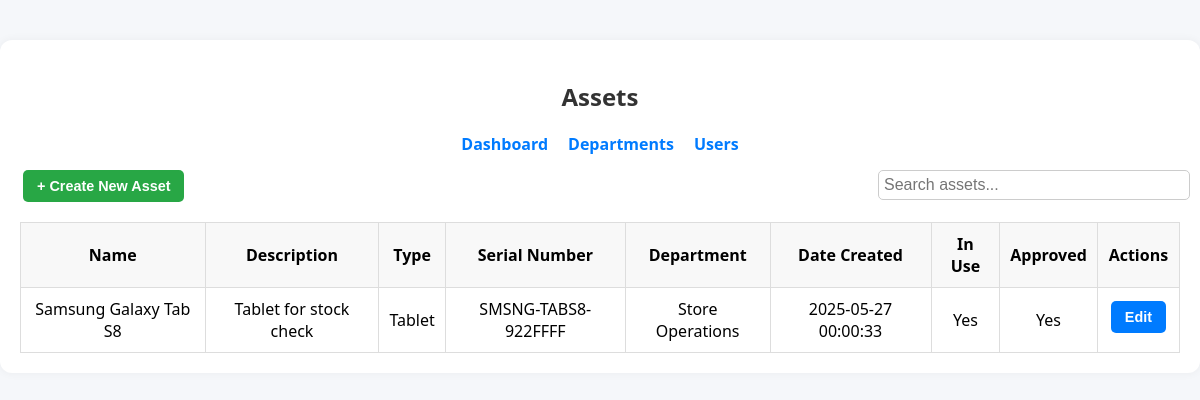
Screenshot of /assets (signed in) with the database file from the repository.
### tables this page shows
CREATE TABLE Asset (
        id INTEGER PRIMARY KEY AUTOINCREMENT,
        name TEXT NOT NULL,
        description TEXT,
        type TEXT,
        serial_number TEXT UNIQUE,
        date_created TEXT,
        in_use INTEGER NOT NULL DEFAULT 1,
        approved INTEGER NOT NULL DEFAULT 0,
        owner_id INTEGER,
        department_id INTEGER,
        FOREIGN KEY(owner_id) REFERENCES User(id),
        FOREIGN KEY(department_id) REFERENCES Department(id)
    );

CREATE TABLE Department (
        id INTEGER PRIMARY KEY AUTOINCREMENT,
        name TEXT NOT NULL
    );

### app.py (the view)
@app.route('/assets')
@login_required
def assets():
    user = current_user()
    connection = get_db()
    cursor = connection.cursor()
    if user['role'] == 'Admin':
         cursor.execute('''
            SELECT a.*, u.username AS owner_username, d.name AS department_name
            FROM Asset a
            LEFT JOIN User u ON a.owner_id = u.id
            LEFT JOIN Department d ON a.department_id = d.id
        ''')
    else:
        cursor.execute('''
            SELECT a.*, u.username AS owner_username, d.name AS department_name
            FROM Asset a
            LEFT JOIN User u ON a.owner_id = u.id
            LEFT JOIN Department d ON a.department_id = d.id
            WHERE a.owner_id = ?
        ''', (user['id'],))
    assets = cursor.fetchall()
    cursor.execute("SELECT * FROM Department")
    departments = cursor.fetchall()
    cursor.execute("SELECT id, username FROM User ORDER BY username ASC")
    users = cursor.fetchall()
    return render_template('assets.html', assets=assets, user=user, departments=departments, users=users)

### app.py (called while the page is built)
def get_db():
    if 'db' not in g:
        g.db = sql.connect(app.config['DATABASE'])
        g.db.row_factory = sql.Row
    return g.db

def query_db(query, args=(), one=False):
    cursor = get_db().execute(query, args)
    rv = cursor.fetchall()
    cursor.close()
    return (rv[0] if rv else None) if one else rv

def current_user():
    if 'user_id' in session:
        return query_db('SELECT * FROM User WHERE id = ?', [session['user_id']], one=True)
    return None

def login_required(f):
    @wraps(f)
    def decorated_function(*args, **kwargs):
        if 'user_id' not in session:
            flash('Please log in to access this page.', 'warning')
            return redirect(url_for('login'))
        return f(*args, **kwargs)
    return decorated_function

### templates/assets.html (shortened to what this page needs)
<!DOCTYPE html>
<html lang="en">
  <head>
    <link
      rel="stylesheet"
      href="{{ url_for('static', filename='css/style.css') }}"
    />
    <link
      rel="stylesheet"
      href="{{ url_for('static', filename='css/assets.css') }}"
    />
  </head>
  <body>
    <div class="assets-container">
      <h2 class="text-center">Assets</h2>
      <nav class="nav-links">
        <a href="{{ url_for('dashboard') }}">Dashboard</a>
        <a href="{{ url_for('departments') }}">Departments</a>
        <a href="{{ url_for('users') }}">Users</a>
      </nav>
      <button class="btn btn-create" id="openCreateModal">
        + Create New Asset
      </button>
      <input type="text" id="searchBar" placeholder="Search assets..." />
      <table>
        <thead>
          <tr>
            <th>Name</th>
            <th>Description</th>
            <th>Type</th>
            <th>Serial Number</th>
            <th>Department</th>
            <th>Date Created</th>
            <th>In Use</th>
            <th>Approved</th>
            <th>Actions</th>
          </tr>
        </thead>
        <tbody>
          {% for asset in assets %}
          <tr>
            <td>{{ asset['name'] }}</td>
            <td>{{ asset['description'] or '—' }}</td>
            <td>{{ asset['type'] or '—' }}</td>
            <td>{{ asset['serial_number'] or '—' }}</td>
            <td>{{ asset['department_name'] or '—' }}</td>
            <td>{{ asset['date_created'] }}</td>
            <td>{{ 'Yes' if asset['in_use'] else 'No' }}</td>
            <td>{{ 'Yes' if asset['approved'] else 'No' }}</td>
            <td>
               {% if user['role'] == 'Admin' or asset['owner_id'] ==
              user['id'] %}
              <button
                class="btn btn-edit"
                data-id="{{ asset['id'] }}"
                data-name="{{ asset['name'] }}"
                data-description="{{ asset['description'] }}"
                data-type="{{ asset['type'] }}"
                data-serial="{{ asset['serial_number'] }}"
                data-department="{{ asset['department_id'] or '' }}"
                data-inuse="{{ asset['in_use'] }}"
                data-approved="{{ asset['approved'] }}"
                data-userid="{{ asset['owner_id'] }}"
                id="editBtn-{{ asset['id'] }}"
              >
                Edit
              </button>
              {% endif %}
            </td>
          </tr>
          {% else %}
          <tr>
            <td colspan="9">No assets found.</td>
          </tr>
          {% endfor %}
        </tbody>
      </table>
    </div>
  </body>
</html>

### static/css/style.css (style rules this page uses)
body { font-family: "Segoe UI", Tahoma, Geneva, Verdana, sans-serif; background: #f5f7fa; display: flex; align-items: center; justify-content: center; margin: 0; }
h2 { text-align: center; color: #333; }
.nav-links { display: flex; justify-content: center; gap: 20px; margin-bottom: 15px; }
.nav-links a { text-decoration: none; color: #007bff; font-weight: bold; }
input[type="text"], input[type="password"] { padding: 10px; margin-bottom: 15px; border: 1px solid #ccc; border-radius: 5px; }
button { padding: 10px; background-color: #007bff; color: white; border: none; border-radius: 5px; cursor: pointer; }
a { color: #007bff; text-decoration: none; }

### static/css/assets.css (style rules this page uses)
.assets-container { margin: 40px auto; padding: 20px; background: #fff; width: auto; border-radius: 12px; box-shadow: 0 0 10px rgba(0, 0, 0, 0.05); position: relative; }
table { width: 100%; border-collapse: collapse; margin-top: 20px; }
th, td { padding: 10px; border: 1px solid #ddd; text-align: center; }
th { background: #f8f8f8; }
.btn { padding: 8px 14px; margin: 0 3px; border: none; border-radius: 5px; cursor: pointer; font-weight: 600; font-size: 0.9rem; }
.btn-create { background-color: #28a745; color: white; }
.btn-edit { background-color: #007bff; color: white; margin-bottom: 6px; }
#searchBar { margin-bottom: 10px; padding: 5px; width: 300px; font-size: 16px; position: absolute; right: 10px; }

### rows the page displays
Asset: name "Samsung Galaxy Tab S8", description "Tablet for stock check", type "Tablet", serial_number "SMSNG-TABS8-922FFFF", name "Store Operations", date_created "2025-05-27 00:00:33", in_use "Yes", approved "Yes"
